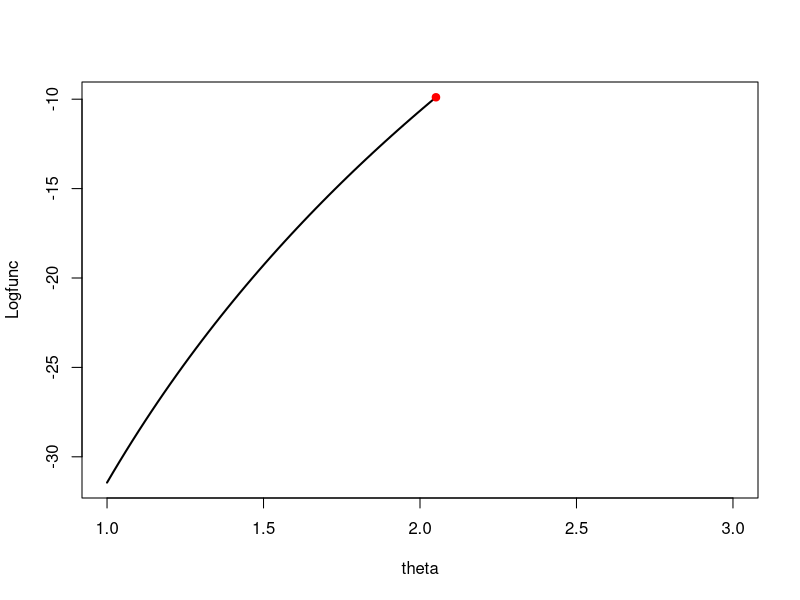

Generate this figure with R: (Note: this script raises an error after producing the figure.)
sample = c(3.169, 3.235,3.801,2.053,2.051,6.026,2.417,2.053,3.867,2.131)

f = function(x,alpha,theta){
  kq = ifelse(x>=theta,((alpha*theta^alpha)/x^(alpha+1)),0)
  return (kq)
}

# theta = 2
alpha_hat = mean(sample)/(mean(sample)-2)
alpha_hat

logLikelihood = function(alpha,theta){
   sum(log(f(sample,alpha,theta)))
}

# alpha = 3
theta = seq(from = 1, to = 3, length.out  = 100)
Logfunc = rep(1,100)

for (i in 1:100){
  Logfunc[i] = logLikelihood(alpha = 3, theta[i])
}

plot(theta, Logfunc,type = 'l',pch=19,lwd = 2)

theta_MLE = min(sample)
points(theta_MLE,logLikelihood(alpha = 3,theta = theta_MLE),col='red',pch = 19)



lowerBound = mean(sample) - qt(5/(100*2),df = n-1,lower.tail  =FALSE) * sd(sample)/sqrt(length(sample))
lowerBound

lowerBound1 = mean(sample) - qnorm(1-5/(100*2)) *sd(sample)/sqrt(length(sample))
lowerBound1



tuoigheptim = c(28,41,46,53,39,36,47,29,48,44)
thoigiansong = c(7,278,44,48,406,382,1995,176,323,1846)

model = lm(thoigiansong ~ tuoigheptim)

summary(model)

coefficients <- coef(model)
cat("Regression line equation: y =", coefficients[1], "+", coefficients[2], "* x\n")

# Khoang tin cay 95% cho beta0 va beta1
confint(model,level = 0.95)

# Tim gia tri uoc luong khi x = 55
predict(model, data.frame(tuoigheptim = 55))
# Tim khoang tin cay cho gia tri uoc luong
predict(model, data.frame(tuoigheptim = 55), interval = "prediction", level = 0.95)
# Tim R^2
R2 = summary(model)$r.squared
R2

predict = predict(model)
predict

SSE = sum((thoigiansong - predict)^2)
SST = sum((thoigiansong - mean(thoigiansong))^2)

SSE
SST

R2 = 1 - SSE/SST
R2

r = cor(thoigiansong,tuoigheptim)
r

r1 = sqrt(R2)
r1






